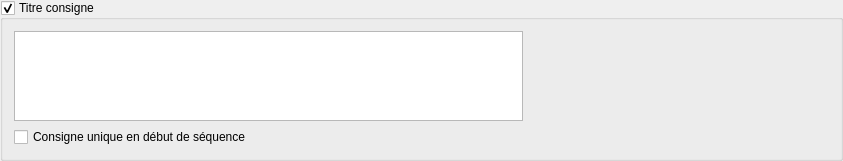
<?xml version="1.0" encoding="UTF-8"?>
<ui version="4.0">
 <class>AbulEduInstructionV1</class>
 <widget class="QGroupBox" name="AbulEduInstructionV1">
  <property name="geometry">
   <rect>
    <x>0</x>
    <y>0</y>
    <width>843</width>
    <height>159</height>
   </rect>
  </property>
  <property name="windowTitle">
   <string>GroupBox</string>
  </property>
  <property name="title">
   <string>Titre consigne</string>
  </property>
  <property name="checkable">
   <bool>true</bool>
  </property>
  <property name="checked">
   <bool>true</bool>
  </property>
  <layout class="QGridLayout" name="gridLayout">
   <item row="0" column="0" rowspan="2">
    <widget class="QTextEdit" name="abeInstructionText"/>
   </item>
   <item row="1" column="1">
    <widget class="QFrame" name="abeInstructionFrmMultiMedia">
     <property name="minimumSize">
      <size>
       <width>300</width>
       <height>0</height>
      </size>
     </property>
     <property name="maximumSize">
      <size>
       <width>300</width>
       <height>16777215</height>
      </size>
     </property>
     <property name="frameShape">
      <enum>QFrame::NoFrame</enum>
     </property>
     <property name="frameShadow">
      <enum>QFrame::Raised</enum>
     </property>
     <layout class="QHBoxLayout" name="abeInstructionHlFrmMultimedia"/>
    </widget>
   </item>
   <item row="2" column="0" colspan="2">
    <widget class="QCheckBox" name="abeInstructionCbSingleInstruction">
     <property name="text">
      <string>Consigne unique en début de séquence</string>
     </property>
    </widget>
   </item>
   <item row="0" column="1">
    <widget class="QFrame" name="abeInstructionFrmButtons">
     <layout class="QHBoxLayout" name="horizontalLayout">
      <item>
       <widget class="AbulEduFlatBoutonV1" name="abeInstructionBtnShowControlAudio" native="true">
        <property name="minimumSize">
         <size>
          <width>48</width>
          <height>48</height>
         </size>
        </property>
        <property name="maximumSize">
         <size>
          <width>48</width>
          <height>48</height>
         </size>
        </property>
        <property name="text" stdset="0">
         <string/>
        </property>
        <property name="flat" stdset="0">
         <bool>true</bool>
        </property>
        <property name="IconeNormale" stdset="0">
         <string notr="true">:/abuleduinstructionv1/buttons/micro</string>
        </property>
        <property name="IconeSurvol" stdset="0">
         <string notr="true">:/abuleduinstructionv1/buttons/microHover</string>
        </property>
        <property name="IconePressed" stdset="0">
         <string notr="true">:/abuleduinstructionv1/buttons/microPressed</string>
        </property>
        <property name="IconeDisabled" stdset="0">
         <string notr="true">:/abuleduinstructionv1/buttons/microDisabled</string>
        </property>
       </widget>
      </item>
      <item>
       <widget class="AbulEduFlatBoutonV1" name="abeInstructionBtnDelete" native="true">
        <property name="minimumSize">
         <size>
          <width>48</width>
          <height>48</height>
         </size>
        </property>
        <property name="maximumSize">
         <size>
          <width>48</width>
          <height>48</height>
         </size>
        </property>
        <property name="text" stdset="0">
         <string/>
        </property>
        <property name="flat" stdset="0">
         <bool>true</bool>
        </property>
        <property name="IconeNormale" stdset="0">
         <string notr="true">:/abuleduinstructionv1/buttons/delete</string>
        </property>
        <property name="IconeSurvol" stdset="0">
         <string notr="true">:/abuleduinstructionv1/buttons/deleteHover</string>
        </property>
        <property name="IconePressed" stdset="0">
         <string notr="true">:/abuleduinstructionv1/buttons/deletePressed</string>
        </property>
        <property name="IconeDisabled" stdset="0">
         <string notr="true">:/abuleduinstructionv1/buttons/deleteDisabled</string>
        </property>
       </widget>
      </item>
      <item>
       <widget class="AbulEduFlatBoutonV1" name="abeInstructionBtnInitialize" native="true">
        <property name="minimumSize">
         <size>
          <width>48</width>
          <height>48</height>
         </size>
        </property>
        <property name="maximumSize">
         <size>
          <width>48</width>
          <height>48</height>
         </size>
        </property>
        <property name="text" stdset="0">
         <string/>
        </property>
        <property name="flat" stdset="0">
         <bool>true</bool>
        </property>
        <property name="IconeNormale" stdset="0">
         <string notr="true">:/abuleduinstructionv1/buttons/initialize</string>
        </property>
        <property name="IconeSurvol" stdset="0">
         <string notr="true">:/abuleduinstructionv1/buttons/initializeHover</string>
        </property>
        <property name="IconePressed" stdset="0">
         <string notr="true">:/abuleduinstructionv1/buttons/initializePressed</string>
        </property>
        <property name="IconeDisabled" stdset="0">
         <string notr="true">:/abuleduinstructionv1/buttons/initializeDisabled</string>
        </property>
       </widget>
      </item>
     </layout>
    </widget>
   </item>
  </layout>
 </widget>
 <customwidgets>
  <customwidget>
   <class>AbulEduFlatBoutonV1</class>
   <extends>QWidget</extends>
   <header>abuleduflatboutonv1.h</header>
  </customwidget>
 </customwidgets>
 <resources/>
 <connections/>
</ui>
